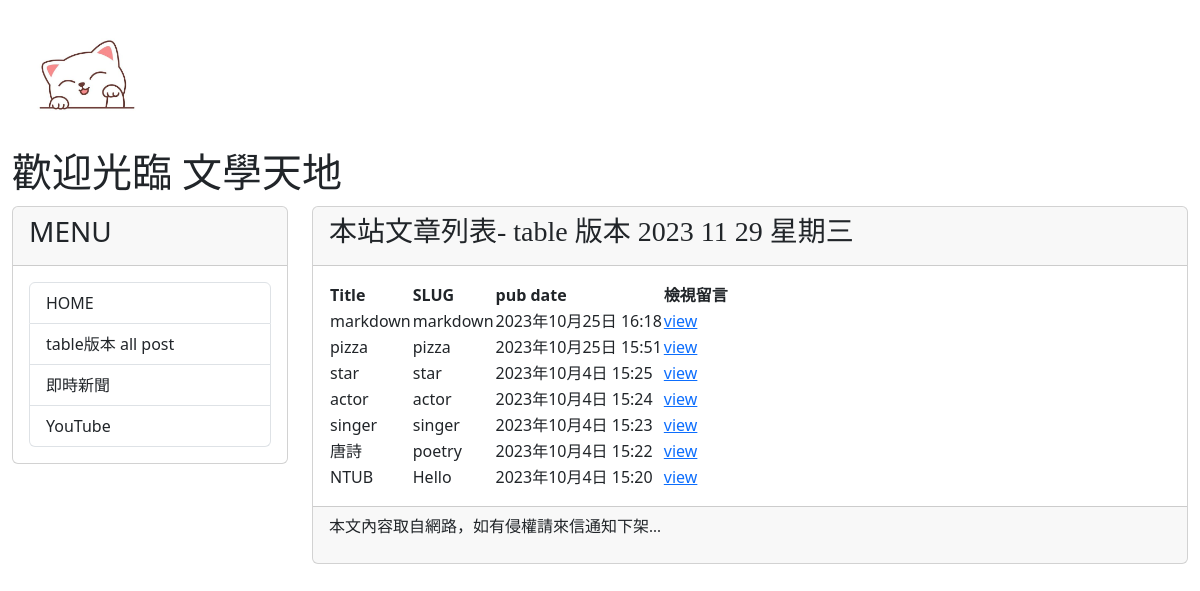
Page /post/ on the earlier database version.
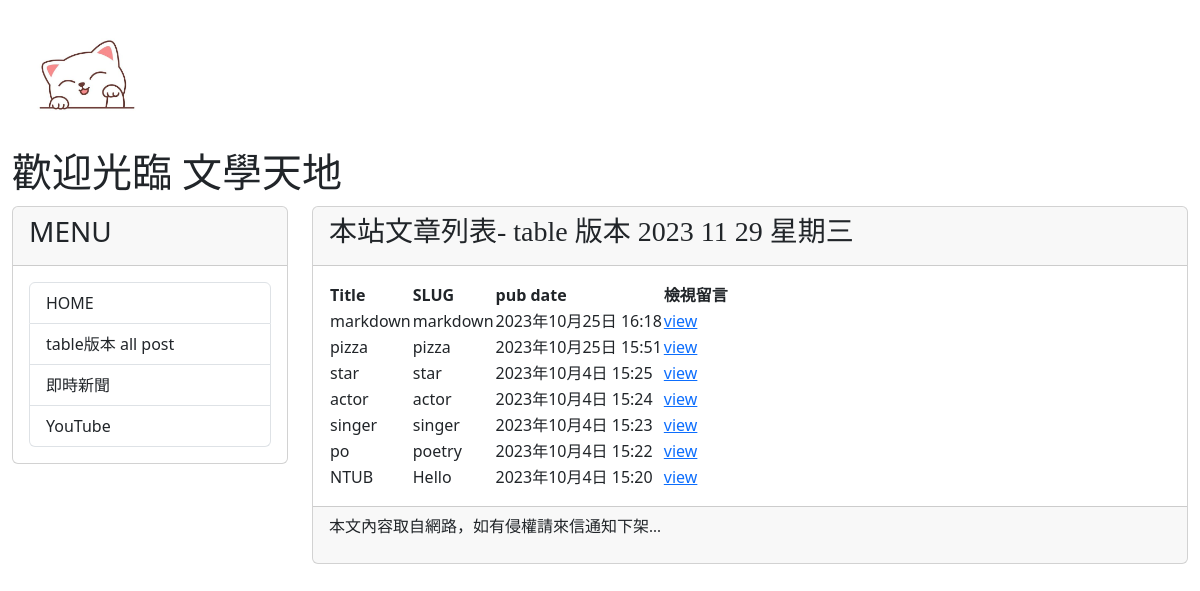
Same page on the later database version.
### mysite/models.py (models this page shows, shortened)
class Post(models.Model):
    title = models.CharField(max_length=200) #標題
    slug = models.CharField(max_length=200)  #連結
    body = models.TextField()                #長文字(內文)
    pub_date = models.DateTimeField(auto_now_add=True) #本文發表的時間
    class Meta:      #'-'反向排序
        ordering = ('-pub_date', ) #排序大到小

### mysite/views.py (the view)
# urls.py: path('post/', mv.show_all_post, name="show-all-post"), #看留言
def show_all_post(request):
    posts = Post.objects.all()
    return render(request, 'allposts.html', locals())    #把post show出來

### mysite/templates/allposts.html (shortened to what this page needs)
{% extends "base2.html" %}
{% block headmessage%}
<h3 style='font-family:標楷體;'>本站文章列表- table 版本</a>
    {% now 'Y m d D' %}
{% endblock headmessage %}
{% block content %}
{% for post in posts %} {% comment %}  #posts -> views.py - show_all_post  {% endcomment %}
{% if forloop.first %}
<table>
    <tr background="#cccccc">
        <th>Title</th>
        <th>SLUG</th>
        <th>pub date</th>
        <th>檢視留言</th>
    </tr>
{% endif %}
    <tr background='{% cycle "#ffccff" "#ccffcc" %}'>
        <td>{{ post.title }} </td>
        <td>{{ post.slug }}</td>
        <td>{{ post.pub_date }}</td>
        <td><a href="{% url 'show-comments' post.id %}">view</a></td>
    </tr>
{% if forloop.last %}
</table>
{% endif %}
{% endfor %}
{% endblock content %}

Differences in the rows shown:
changed Post "poetry": title "唐詩" → "po"
